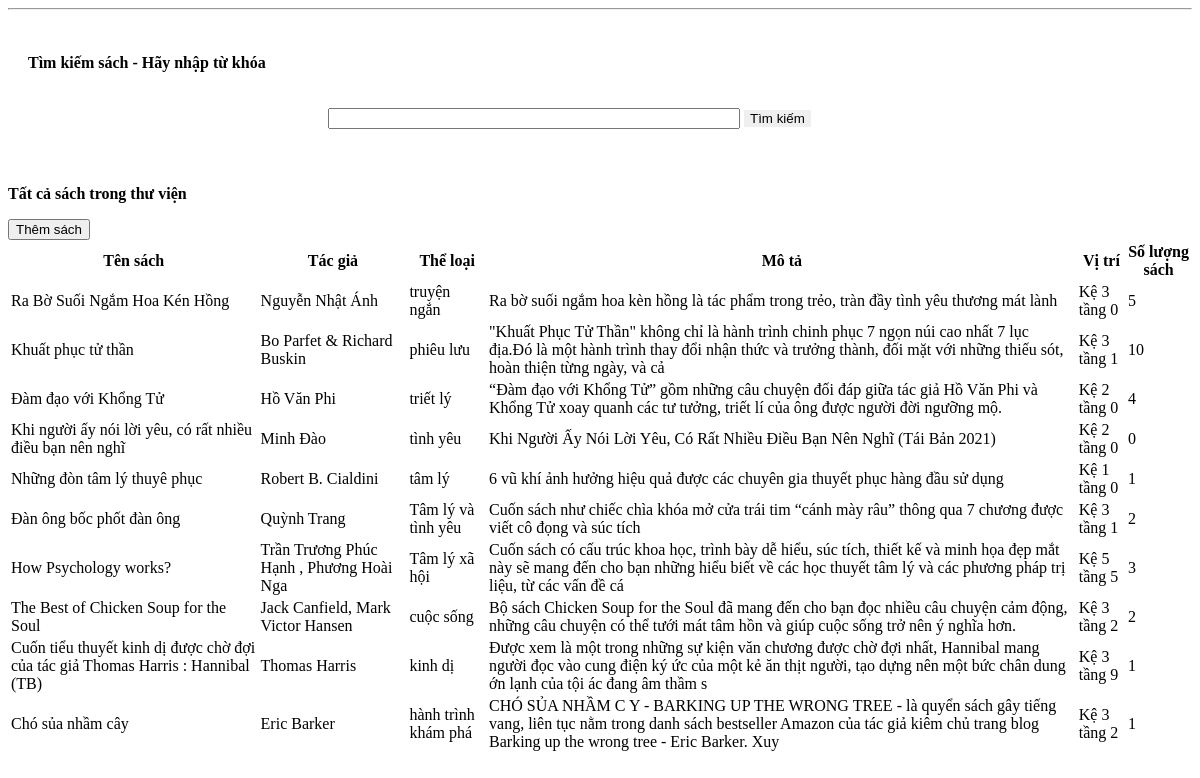
Screenshot of /book.php with the database file from the repository.
### tables this page shows
CREATE TABLE `sach` (
  `masach` int(10) NOT NULL,
  `tensach` varchar(100) NOT NULL,
  `tentacgia` varchar(100) NOT NULL,
  `theloai` varchar(100) NOT NULL,
  `mota` varchar(200) NOT NULL,
  `vitri` varchar(50) DEFAULT NULL,
  `soluong` int(10) DEFAULT NULL
);

### database/get.php (called while the page is built)
<?php
function get($sql)
{
    include_once './database/connect.php';
    $stmt = $conn->prepare($sql);
    $stmt->execute();
    $res = $stmt;
    $fun_res = [];
    foreach ($res as $value) {
        array_push($fun_res, (object)$value);
    }
    return $fun_res;
}

### book.php (the view, shortened to what this page needs)
<?php
include_once './database/get.php';
$data = get("SELECT * FROM sach");
?>
<hr>
<link rel="stylesheet" href="./css/style.css">
<div class="tim-kiem">
    <div class="container">
        <div class="row">
            <div class="col-12">
                <p class="fs-4 text-center"><b>Tìm kiếm sách - Hãy nhập từ khóa</b></p>
            </div>
            <div class="col-12">
                <form action="" method="post">
                    <input type="text" name="search" value="">
                    <button type="submit" name="ok" value="search">Tìm kiếm</button>
                </form>
            </div>
        </div>
    </div>
</div>
<p class="fs-4 text-center"><b>Tất cả sách trong thư viện</b></p>
<button class="btn btn-primary mx-auto d-block">Thêm sách</button>
<table class="table ">
    <tr>
        <th>Tên sách</th>
        <th>Tác giả</th>
        <th>Thể loại</th>
        <th>Mô tả</th>
        <th>Vị trí</th>
        <th>Số lượng sách</th>
    </tr>
    <?php
    foreach ($data as $book) {
        echo "
        <tr>
        <td>" . $book->tensach . "</td>
        <td>" . $book->tentacgia . "</td>
        <td>" . $book->theloai . "</td>
        <td>" . $book->mota . "</td>
        <td>" . $book->vitri . "</td>
        <td>" . $book->soluong . "</td>
        </tr>
        ";
    }
    ?>
</table>

### css/style.css (style rules this page uses)
.tim-kiem { padding: 20px; }
.tim-kiem input { width: 50%; }
.tim-kiem form { margin: auto; box-sizing: border-box; padding: 20px 20px 20px 300px; width: 100%; }
.tim-kiem form button { border: none; }

### rows the page displays
sach: tensach "Ra Bờ Suối Ngắm Hoa Kén Hồng", tentacgia "Nguyễn Nhật Ánh", theloai "truyện ngắn", mota "Ra bờ suối ngắm hoa kèn hồng là tác phẩm trong trẻo, tràn đầy tình yêu thương mát lành", vitri "Kệ 3 tầng 0", soluong "5"
sach: tensach "Khuất phục tử thần", tentacgia "Bo Parfet & Richard Buskin", theloai "phiêu lưu", mota "\"Khuất Phục Tử Thần\" không chỉ là hành trình chinh phục 7 ngọn núi cao nhất 7 lục địa.Đó là một hành trình thay đổi nhận thức và trưởng thành, đối mặt với những thiếu sót, hoàn thiện từng ngày, và cả", vitri "Kệ 3 tầng 1", soluong "10"
sach: tensach "Đàm đạo với Khổng Tử", tentacgia "Hồ Văn Phi", theloai "triết lý", mota "“Đàm đạo với Khổng Tử” gồm những câu chuyện đối đáp giữa tác giả Hồ Văn Phi và Khổng Tử xoay quanh các tư tưởng, triết lí của ông được người đời ngưỡng mộ.", vitri "Kệ 2 tầng 0", soluong "4"
sach: tensach "Khi người ấy nói lời yêu, có rất nhiều điều bạn nên nghĩ", tentacgia "Minh Đào", theloai "tình yêu", mota "Khi Người Ấy Nói Lời Yêu, Có Rất Nhiều Điều Bạn Nên Nghĩ (Tái Bản 2021)", vitri "Kệ 2 tầng 0", soluong "0"
sach: tensach "Những đòn tâm lý thuyê phục", tentacgia "Robert B. Cialdini", theloai "tâm lý", mota "6 vũ khí ảnh hưởng hiệu quả được các chuyên gia thuyết phục hàng đầu sử dụng", vitri "Kệ 1 tầng 0", soluong "1"
sach: tensach "Đàn ông bốc phốt đàn ông", tentacgia "Quỳnh Trang", theloai "Tâm lý và tình yêu", mota "Cuốn sách như chiếc chìa khóa mở cửa trái tim “cánh mày râu” thông qua 7 chương được viết cô đọng và súc tích", vitri "Kệ 3 tầng 1", soluong "2"
sach: tensach "How Psychology works?", tentacgia "Trần Trương Phúc Hạnh , Phương Hoài Nga", theloai "Tâm lý xã hội", mota "Cuốn sách có cấu trúc khoa học, trình bày dễ hiểu, súc tích, thiết kế và minh họa đẹp mắt này sẽ mang đến cho bạn những hiểu biết về các học thuyết tâm lý và các phương pháp trị liệu, từ các vấn đề cá", vitri "Kệ 5 tầng 5", soluong "3"
sach: tensach "The Best of Chicken Soup for the Soul", tentacgia "Jack Canfield, Mark Victor Hansen", theloai "cuộc sống", mota "Bộ sách Chicken Soup for the Soul đã mang đến cho bạn đọc nhiều câu chuyện cảm động, những câu chuyện có thể tưới mát tâm hồn và giúp cuộc sống trở nên ý nghĩa hơn.", vitri "Kệ 3 tầng 2", soluong "2"
sach: tensach "Cuốn tiểu thuyết kinh dị được chờ đợi của tác giả Thomas Harris : Hannibal (TB)", tentacgia "Thomas Harris", theloai "kinh dị", mota "Được xem là một trong những sự kiện văn chương được chờ đợi nhất, Hannibal mang người đọc vào cung điện ký ức của một kẻ ăn thịt người, tạo dựng nên một bức chân dung ớn lạnh của tội ác đang âm thầm s", vitri "Kệ 3 tầng 9", soluong "1"
sach: tensach "Chó sủa nhầm cây", tentacgia "Eric Barker", theloai "hành trình khám phá", mota "CHÓ SỦA NHẦM C Y - BARKING UP THE WRONG TREE - là quyển sách gây tiếng vang, liên tục nằm trong danh sách bestseller Amazon của tác giả kiêm chủ trang blog Barking up the wrong tree - Eric Barker. Xuy", vitri "Kệ 3 tầng 2", soluong "1"
